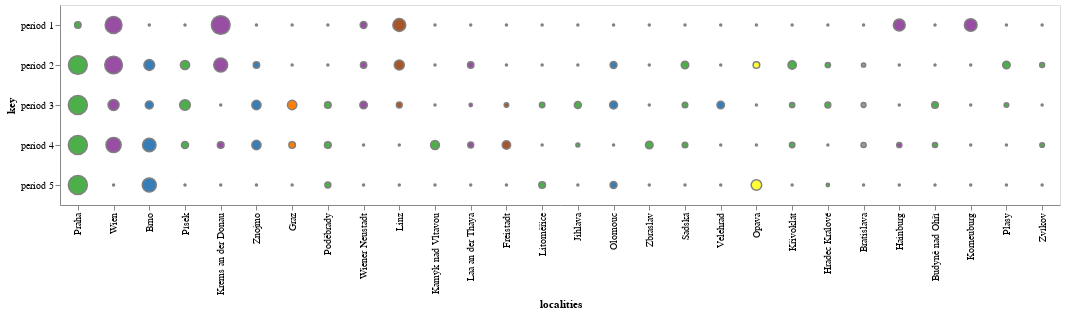

Notebook code for this chart:
### Code cell
time_medians = ['median_p1', 'median_p2', 'median_p3', 'median_p4', 'median_p5']

time_df = df[time_medians + ['region0', 'median']]
time_df['name'] = time_df.index
time_df.rename(columns= {
    'median_p1': 'period 1',
    'median_p2': 'period 2', 
    'median_p3': 'period 3', 
    'median_p4': 'period 4', 
    'median_p5': 'period 5'
}, inplace=True)
time_medians = ['period 1', 'period 2', 'period 3', 'period 4', 'period 5']

locations_by_median = time_df.sort_values(['median'], inplace=True, ascending=False)

time_df = time_df[time_df['median'] > 0.05]
time_df['region'] = df['region0']
time_df['rcolor'] = imp_places['rcolor']

imp_pl_rs = imp_places['region'].unique().tolist()
time_df['rcolor'] = time_df.apply(
    lambda x: colors[imp_pl_rs.index(x['region'])] if x['region'] in imp_pl_rs else colors[len(colors) - 1],
    axis=1
)


time_chart = alt.Chart(time_df).transform_window(
    index='count()'
).transform_fold(
    time_medians
).properties(
    width=1000,
    height=200
).encode(
    color=alt.Color('rcolor', legend=None),
    x=alt.X(
        'name:N',
        axis=alt.Axis(title='localities'),
        sort=locations_by_median
    ),
    y=alt.Y(
        'key:N',
        scale=alt.Scale(zero=False, domain=time_medians, nice=False),
    ),
)

circles = time_chart.mark_circle(
    clip=True,
    strokeOpacity=1,
    strokeWidth=1.5,
    fillOpacity=1,
    stroke='grey'
).encode(
    size=alt.Size('value:Q', legend=None),
    color=alt.Color('rcolor:N', legend=None, scale=None),
)

circles

### Figure 1 — Vega-Lite specification as saved in the notebook (floating-point values rounded to 4 significant figures)
{"config": {"view": {"continuousWidth": 400, "continuousHeight": 300}}, "data": {"name": "data-1d5f9ed8db84616fb8576d3dd0e796e0"}, "mark": {"type": "circle", "clip": true, "fillOpacity": 1, "stroke": "grey", "strokeOpacity": 1, "strokeWidth": 1.5}, "encoding": {"color": {"type": "nominal", "field": "rcolor", "legend": null, "scale": null}, "size": {"type": "quantitative", "field": "value", "legend": null}, "x": {"type": "nominal", "axis": {"title": "localities"}, "field": "name", "sort": null}, "y": {"type": "nominal", "field": "key", "scale": {"domain": ["period 1", "period 2", "period 3", "period 4", "period 5"], "nice": false, "zero": false}}}, "height": 200, "transform": [{"window": [{"op": "count", "as": "index"}]}, {"fold": ["period 1", "period 2", "period 3", "period 4", "period 5"]}], "width": 1000, "$schema": "https://vega.github.io/schema/vega-lite/v4.8.1.json", "datasets": {"data-1d5f9ed8db84616fb8576d3dd0e796e0": [{"period 1": 0.1055, "period 2": 0.9717, "period 3": 1.0, "period 4": 1.0, "period 5": 1.0, "region0": "Böhmen", "median": 1.0, "name": "Praha", "region": "Böhmen", "rcolor": "#4daf4a"}, {"period 1": 0.7828, "period 2": 0.863, "period 3": 0.3256, "period 4": 0.6358, "period 5": 0.0, "region0": "Niederösterreich", "median": 0.6891, "name": "Wien", "region": "Niederösterreich", "rcolor": "#984ea3"}, {"period 1": 0.0, "period 2": 0.3137, "period 3": 0.1695, "period 4": 0.497, "period 5": 0.5469, "region0": "Mähren", "median": 0.4219, "name": "Brno", "region": "Mähren", "rcolor": "#377eb8"}, {"period 1": 0.0, "period 2": 0.2258, "period 3": 0.3087, "period 4": 0.129, "period 5": 0.0, "region0": "Böhmen", "median": 0.2579, "name": "Písek", "region": "Böhmen", "rcolor": "#4daf4a"}, {"period 1": 0.9667, "period 2": 0.53, "period 3": 0.0, "period 4": 0.1146, "period 5": 0.0, "region0": "Niederösterreich", "median": 0.2526, "name": "Krems an der Donau", "region": "Niederösterreich", "rcolor": "#984ea3"}, {"period 1": 0.0, "period 2": 0.1032, "period 3": 0.2298, "period 4": 0.2299, "period 5": 0.0, "region0": "Mähren", "median": 0.2252, "name": "Znojmo", "region": "Mähren", "rcolor": "#377eb8"}, {"period 1": 0.0, "period 2": 0.0, "period 3": 0.2336, "period 4": 0.109, "period 5": 0.0, "region0": "Steiermark", "median": 0.152, "name": "Graz", "region": "Steiermark", "rcolor": "#ff7f00"}, {"period 1": 0.0, "period 2": 0.0001508, "period 3": 0.1106, "period 4": 0.1157, "period 5": 0.08681, "region0": "Böhmen", "median": 0.1395, "name": "Poděbrady", "region": "Böhmen", "rcolor": "#4daf4a"}, {"period 1": 0.1188, "period 2": 0.1001, "period 3": 0.1464, "period 4": 0.0, "period 5": 0.0, "region0": "Niederösterreich", "median": 0.129, "name": "Wiener Neustadt", "region": "Niederösterreich", "rcolor": "#984ea3"}, {"period 1": 0.4549, "period 2": 0.2711, "period 3": 0.08341, "period 4": 0.0, "period 5": 0.0, "region0": "Oberösterreich", "median": 0.1139, "name": "Linz", "region": "Oberösterreich", "rcolor": "#a65628"}, {"period 1": 0.0, "period 2": 0.0, "period 3": 0.0, "period 4": 0.2085, "period 5": 0.0, "region0": "Böhmen", "median": 0.1125, "name": "Kamýk nad Vltavou", "region": "Böhmen", "rcolor": "#4daf4a"}, {"period 1": 0.0, "period 2": 0.1009, "period 3": 0.01921, "period 4": 0.08608, "period 5": 0.0, "region0": "Niederösterreich", "median": 0.1078, "name": "Laa an der Thaya", "region": "Niederösterreich", "rcolor": "#984ea3"}, {"period 1": 0.0, "period 2": 0.0, "period 3": 0.04588, "period 4": 0.1851, "period 5": 0.0, "region0": "Oberösterreich", "median": 0.1076, "name": "Freistadt", "region": "Oberösterreich", "rcolor": "#a65628"}, {"period 1": 0.0, "period 2": 0.0, "period 3": 0.07072, "period 4": 0.0, "period 5": 0.1135, "region0": "Böhmen", "median": 0.1061, "name": "Litoměřice", "region": "Böhmen", "rcolor": "#4daf4a"}, {"period 1": 0.0, "period 2": 0.0, "period 3": 0.1264, "period 4": 0.03219, "period 5": 0.0, "region0": "Böhmen", "median": 0.1004, "name": "Jihlava", "region": "Böhmen", "rcolor": "#4daf4a"}, {"period 1": 0.0, "period 2": 0.1229, "period 3": 0.1641, "period 4": 0.0, "period 5": 0.1248, "region0": "Mähren", "median": 0.09828, "name": "Olomouc", "region": "Mähren", "rcolor": "#377eb8"}, {"period 1": 0.0, "period 2": 0.0, "period 3": 0.0, "period 4": 0.1511, "period 5": 0.0, "region0": "Böhmen", "median": 0.08156, "name": "Zbraslav", "region": "Böhmen", "rcolor": "#4daf4a"}, {"period 1": 0.0, "period 2": 0.1458, "period 3": 0.07457, "period 4": 0.07621, "period 5": 0.0, "region0": "Böhmen", "median": 0.07745, "name": "Sadská", "region": "Böhmen", "rcolor": "#4daf4a"}, {"period 1": 0.0, "period 2": 0.0, "period 3": 0.1458, "period 4": 0.0, "period 5": 0.0, "region0": "Mähren", "median": 0.0744, "name": "Velehrad", "region": "Mähren", "rcolor": "#377eb8"}, {"period 1": 0.0, "period 2": 0.1122, "period 3": 0.0, "period 4": 0.0, "period 5": 0.2986, "region0": "Schlesien", "median": 0.07146, "name": "Opava", "region": "Schlesien", "rcolor": "#ffff33"}, {"period 1": 0.0, "period 2": 0.1828, "period 3": 0.06567, "period 4": 0.07078, "period 5": 0.0, "region0": "Böhmen", "median": 0.07041, "name": "Křivoklát", "region": "Böhmen", "rcolor": "#4daf4a"}, {"period 1": 0.0, "period 2": 0.06535, "period 3": 0.08542, "period 4": 0.0, "period 5": 0.01881, "region0": "Böhmen", "median": 0.06793, "name": "Hradec Králové", "region": "Böhmen", "rcolor": "#4daf4a"}, {"period 1": 0.0, "period 2": 0.03824, "period 3": 0.05356, "period 4": 0.06356, "period 5": 0.0, "region0": "Ungarn", "median": 0.06291, "name": "Bratislava", "region": "Ungarn", "rcolor": "#999999"}, {"period 1": 0.3845, "period 2": 0.0, "period 3": 0.0, "period 4": 0.06416, "period 5": 0.0, "region0": "Niederösterreich", "median": 0.05846, "name": "Hainburg", "region": "Niederösterreich", "rcolor": "#984ea3"}, {"period 1": 0.0, "period 2": 0.0, "period 3": 0.1092, "period 4": 0.06266, "period 5": 0.0, "region0": "Böhmen", "median": 0.05568, "name": "Budyně nad Ohří", "region": "Böhmen", "rcolor": "#4daf4a"}, {"period 1": 0.4435, "period 2": 0.0, "period 3": 0.0, "period 4": 3.252e-05, "period 5": 0.0, "region0": "Niederösterreich", "median": 0.05399, "name": "Korneuburg", "region": "Niederösterreich", "rcolor": "#984ea3"}, {"period 1": 0.0, "period 2": 0.1479, "period 3": 0.04905, "period 4": 0.0, "period 5": 0.0, "region0": "Böhmen", "median": 0.05255, "name": "Plasy", "region": "Böhmen", "rcolor": "#4daf4a"}, {"period 1": 0.0, "period 2": 0.05508, "period 3": 0.0, "period 4": 0.04916, "period 5": 0.0, "region0": "Böhmen", "median": 0.05031, "name": "Zvíkov", "region": "Böhmen", "rcolor": "#4daf4a"}]}}
